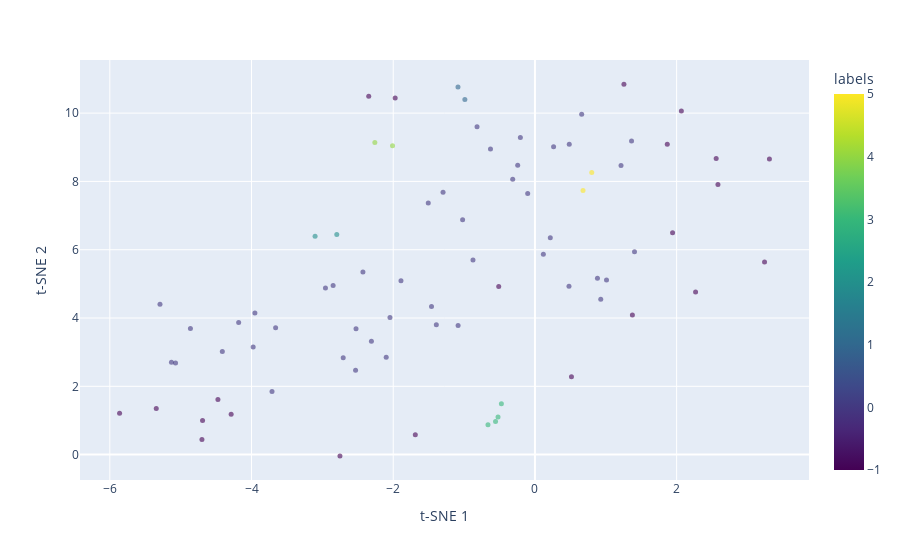

The notebook cell this image was saved under:
### Code cell
import os
import fitz
import pandas as pd
from sentence_transformers import SentenceTransformer
import matplotlib.pyplot as plt
import plotly.express as px
from sklearn.manifold import TSNE
import numpy as np
import re
from sklearn.cluster import DBSCAN
from sklearn.metrics import silhouette_score, davies_bouldin_score

def preprocess_text(text):
    text = text.lower()
    text = re.sub(r'\d+', '', text)  # remove digits
    return text.strip()

def read_pdf(file_path):
    document = fitz.open(file_path)
    text = ""
    for page_num in range(len(document)):
        page = document.load_page(page_num)
        text += page.get_text()
    return preprocess_text(text)

def read_pdfs_from_directory(directory):
    articles = []
    filenames = []
    for f in os.listdir(directory):
        if f.endswith(".pdf"):
            articles.append(read_pdf(os.path.join(directory, f)))
            filenames.append(f)
    if len(articles) == 0:
        raise ValueError("No PDF files found in the specified directory.")
    return articles, filenames


def plot_k_distance_graph(embeddings, k):
    nbrs = NearestNeighbors(n_neighbors=k).fit(embeddings)
    distances, indices = nbrs.kneighbors(embeddings)
    distance_dec = sorted(distances[:, k-1], reverse=True)
    plt.figure(figsize=(8, 4))
    plt.plot(distance_dec)
    plt.xlabel('Points')
    plt.ylabel('Distance')
    plt.title('K-Distance Graph')
    plt.show()
    

def compute_bert_embeddings(articles):
    model = SentenceTransformer('all-MiniLM-L6-v2')
    embeddings = model.encode(articles, convert_to_tensor=False)
    return embeddings

def apply_dbscan(embeddings, eps, min_samples):
    clustering = DBSCAN(eps=eps, min_samples=min_samples).fit(embeddings)
    labels = clustering.labels_
    
    # Number of clusters in labels, ignoring noise if present.
    n_clusters_ = len(set(labels)) - (1 if -1 in labels else 0)
    n_noise_ = list(labels).count(-1)
    if n_clusters_ > 2:
        print('Estimated number of clusters: %d' % n_clusters_)
        print('Estimated number of noise points: %d' % n_noise_)
        print("eps: ", eps," min sameples: ", min_samples)
        print()
    return labels

def visualize_tsne_interactive(embeddings, labels, filenames):
    tsne = TSNE(n_components=2, random_state=42)
    tsne_results = tsne.fit_transform(embeddings)
    
    df_tsne = pd.DataFrame(tsne_results, columns=['t-SNE 1', 't-SNE 2'])
    df_tsne['labels'] = labels
    df_tsne['titles'] = filenames

    fig = px.scatter(df_tsne, x='t-SNE 1', y='t-SNE 2', color='labels', hover_data=['titles'], color_continuous_scale=px.colors.sequential.Viridis)
    fig.update_traces(marker=dict(size=5, opacity=0.6), selector=dict(mode='markers'))
    fig.show()

def main():
    pdf_dir = "pdf"
    articles, filenames = read_pdfs_from_directory(pdf_dir)
    embeddings = compute_bert_embeddings(articles)
    plot_k_distance_graph(embeddings, 5)
    for i in range(20,200):
        for j in range(2,8):
            labels = apply_dbscan(embeddings, eps=i*1.0/100, min_samples=j)
            
            if i*1.0/100 == 0.91 and j == 2:        
                visualize_tsne_interactive(embeddings, labels, filenames)
                results_df = pd.DataFrame({'Filename': filenames, 'Cluster': labels})
                results_df.to_csv('Results_dbscan.csv', index=False)
                print("Results saved to 'Results_dbscan.csv'.")
    

if __name__ == "__main__":
    main()

### Figure 1 — Plotly figure (JSON) as saved in the notebook; plotly's stock layout.template omitted (floating-point values rounded to 4 significant figures)
{"data": [{"customdata": [["Estimating global production and supply costs for green hydrogen and hydrogen-based green energy commodities.pdf"], ["Risk-constrained stochastic scheduling for energy hub_ Integrating renewables, demand response, and electric vehicles.pdf"], ["Data-driven probabilistic machine learning in sustainable smart energy:smart energy systems_Key developments, challenges, and future research opportunities in the context of smart grid paradigm.pdf"], ["Enhancing resource efficiency through the utilization of the green bond market_An empirical analysis of Asian economies.pdf"], ["Model_Predictive_Current_Control_of_Nine-Phase_Open-End_Winding_PMSMs_With_an_Online_Virtual_Vector_Synthesis_Strategy.pdf"], ["Synergies and potential of hybrid solar photovoltaic-thermal desalination technologies.pdf"], ["Using electrolytic hydrogen production and energy storage for balancing a low carbon electricity grid_Scenario assessments for India.pdf"], ["Toward fostering environmental innovation in OECD countries-Do fiscal decentralization, carbon pricing, and renewable energy investments matter.pdf"], ["Semi-supervised adversarial discriminative learning approach for intelligent fault diagnosis of wind turbine.pdf"], ["Polyanion-type electrode materials for advanced sodium-ion batteries.pdf"], ["Voltage_Sensorless_Based_Model_Predictive_Control_With_Battery_Management_System_For_Solar_PV_Powered_On-Board_EV_Charging.pdf"], ["Fiber Optic Sensing Technologies for Battery Management Systems and Energy Storage Applications.pdf"], ["Role of power-to-gas in an integrated gas and electricity system in Great Britain.pdf"], ["Potential-Driven Restructuring of Cu Single Atoms to Nanoparticles for Boosting the Electrochemical Reduction of Nitrate to Ammonia.pdf"], ["Optimal economic scheduling of microgrids considering renewable energy sources based on energy hub model using demand response and improved water wave optimization algorithm.pdf"], ["The economics and the environmental benignity of different colors of hydrogen.pdf"], ["Techno-economic evaluation of hydrogen and ammonia as energy carriers in a multi-generation system.pdf"], ["Performance_Evaluation_Of_Grid-scale_Battery_Energy_Storage_System_Employing_Virtual_Synchronous_Generator_Control_For_Grid_Code_Compliance_In_Weak_Grids.pdf"], ["Research on the evolution of China’s photovoltaic technology innovation network from the perspective of patents.pdf"], ["Co doping regulating electronic structure of Bi2MoO6 to construct dual active sites for photocatalytic nitrogen fixation.pdf"], ["Environmental impact of renewable energy source based electrical power plants_Solar, wind, hydroelectric, biomass, geothermal, tidal, ocean, and osmotic.pdf"], ["Generation of green hydrogen using self-sustained regenerative fuel cells_ Opportunities and challenges.pdf"], ["The Impact of Economic Corridor and Tourism on Local Community’s Quality of Life under One Belt One Road Context.pdf"], ["Optimal day-ahead large-scale battery dispatch model for multi-regulation participation considering full timescale uncertainties.pdf"], ["ERA5_The new champion of wind power modelling?.pdf"], ["Photocatalytic H2O2 production Systems_Design strategies and environmental applications.pdf"], ["Optimal Prediction Intervals of Wind Power Generation.pdf"], ["Applications of Green Synthesized Metal Nanoparticles — a Review.pdf"], ["Strategies to save energy in the context of the energy crisis_a review.pdf"], ["Recent advancement and assessment of green hydrogen production technologies.pdf"], ["Weather Impact on Solar Farm Performance_A Comparative Analysis of Machine Learning Techniques.pdf"], ["Utilization of green ammonia as a hydrogen energy carrier for decarbonization in spark ignition engines.pdf"], ["Design and investigation of PV string:central architecture for bayesian fusion technique using grey wolf optimization and flower pollination optimized algorithm.pdf"], ["A review of carbon dots in synthesis strategy.pdf"], ["Highly efficient adsorption and removal bio-staining dye from industrial wastewater onto mesoporous Ag-MOFs.pdf"], ["Stochastic coordinated operation of wind and battery energy storage system considering battery degradation.pdf"], ["Sodium-Ion Battery Materials and Electrochemical Properties Reviewed.pdf"], ["Optimal Grid Flexibility Assessment for Integration of Variable Renewable-Based Electricity Generation.pdf"], ["Supplementary Materials for La- and Mn-doped cobalt spinel oxygen evolution catalyst for proton exchange membrane electrolysis.pdf"], ["Introduction to grid-scale battery energy storage system concepts and fire hazards.pdf"], ["A review on global warming potential, challenges and opportunities of renewable hydrogen production technologies.pdf"], ["A Prompt Decarbonization Pathway for Shipping_Green Hydrogen, Ammonia, and Methanol Production and Utilization in Marine Engines.pdf"], ["Electrolysis of low-grade and saline surface water.pdf"], ["Electrocatalytic seawater splitting_Nice designs, advanced strategies, challenges and perspectives.pdf"], ["Impacts of grid‐scale battery systems on power system operation, case of Baltic region.pdf"], ["Novel Pt-carbon core–shell decorated hierarchical CoMo2S4 as efficient electrocatalysts for alkaline:seawater hydrogen evolution reaction.pdf"], ["Investigating the role of nuclear power and battery storage in Hungary’s energy transition using hourly resolution electricity market simulations.pdf"], ["Techno-economic assessment of green hydrogen and ammonia production from wind and solar energy in Iran.pdf"], ["Arming Ru with Oxygen-Vacancy-Enriched RuO2 Sub-Nanometer Skin Activates Superior Bifunctionality for pH-Universal Overall Water Splitting.pdf"], ["Recent advances in ammonia synthesis technologies_Toward future zero carbon emissions.pdf"], ["An improved genetic algorithm based fractional open circuit voltage MPPT for solar PV systems.pdf"], ["A comprehensive study of renewable energy sources_Classifications, challenges and suggestions.pdf"], ["Modeling the linkage between climate-tech, energy transition, and CO2 emissions_Do environmental regulations matter?.pdf"], ["State-of-Charge_Balancing_Control_for_ON_OFF-Line_Internal_Cells_Using_Hybrid_Modular_Multi-Level_Converter_and_Parallel_Modular_Dual_L-Bridge_in_a_Grid-Scale_Battery_Energy_Storage_System.pdf"], ["Wind speed forecasting based on the hybrid ensemble empirical mode decomposition and GA-BP neural network method.pdf"], ["Tuning Mass Transport in Electrocatalysis Down to Sub-5 nm through Nanoscale Grade Separation.pdf"], ["Techno-economic optimization of hybrid photovoltaic:wind generation together with energy storage system in a stand-alone micro-grid subjected to demand response.pdf"], ["Real-Time_Energy_Storage_Management_for_Renewable_Integration_in_Microgrid_An_Off-Line_Optimization_Approach.pdf"], ["Solar Energy_Applications, Trends Analysis, Bibliometric Analysis and Research Contribution to Sustainable Development Goals (SDGs).pdf"], ["A short review on generation of green fuel hydrogen through water splitting.pdf"], ["The economics of global green ammonia trade – “Shipping Australian wind and sunshine to Germany”.pdf"], ["Defective TiO2−x for High-Performance Electrocatalytic NO Reduction toward Ambient NH3 Production.pdf"], ["Assessing new transmission and energy storage in achieving increasing renewable generation targets in a regional grid.pdf"], ["Feasibility study of an islanded microgrid in rural area consisting of PV, wind, biomass and battery energy storage system.pdf"], ["Detection of False Data Injection Attacks in Battery Stacks Using Input Noise-Aware Nonlinear State Estimation and Cumulative Sum Algorithms.pdf"], ["Green innovation, foreign investment and carbon emissions_a roadmap to sustainable development via green energy and energy efficiency for BRICS economies.pdf"], ["Race to carbon neutrality in South Africa_What role does environmental technological innovation play?.pdf"], ["Bacterial Growth-Induced Tobramycin Smart Release Self-Healing Hydrogel for Pseudomonas aeruginosa-Infected Burn Wound Healing.pdf"], ["Recent Progress in Rechargeable Sodium-Ion Batteries_toward High-Power Applications.pdf"], ["A review of solar hybrid photovoltaic-thermal (PV-T) collectors and systems.pdf"], ["The merit-order effect in the Italian power market_The impact of solar and wind generation on national wholesale electricity prices.pdf"], ["Rechargeable Zinc Alkaline Anodes for Long-Cycle Energy Storage.pdf"], ["Electrochemical C–N coupling of CO2 and nitrogenous small molecules for the electrosynthesis of organonitrogen compounds.pdf"], ["Challenges and Mitigation Measures in Power Systems with High Share of Renewables—The Australian Experience.pdf"], ["Electrode Blocking Due to Redox Reactions in Aluminum Chloride-Sodium Iodide Molten Salts.pdf"], ["Dealing with multiple decades of hourly wind and PV time series in energy models_ A comparison of methods to reduce time resolution and the planning implications of inter-annual variability.pdf"], ["Early prediction of battery degradation in grid-scale battery energy storage system using extreme gradient boosting algorithm.pdf"], ["A Perspective on the Overarching Role of Hydrogen, Ammonia, and Methanol Carbon-Neutral Fuels towards Net Zero Emission in the Next Three Decades.pdf"], ["The reformation of catalyst_From a trial-and-error synthesis to rational design.pdf"]], "hovertemplate": "t-SNE 1=%{x}<br>t-SNE 2=%{y}<br>titles=%{customdata[0]}<br>labels=%{marker.color}<extra></extra>", "legendgroup": "", "marker": {"color": [0, 0, 1, -1, -1, 2, 0, 0, 1, 3, -1, -1, 0, -1, 0, 0, 0, 0, 0, -1, 0, 0, -1, 0, 4, 0, -1, -1, -1, 0, 0, 0, 0, -1, 0, 0, 3, 0, -1, -1, 0, 0, 0, 0, 5, 0, 5, 0, 0, 0, -1, 0, 0, -1, -1, 0, 0, 0, 0, 0, 0, 0, 0, 0, -1, 0, 0, -1, 3, 2, -1, 3, -1, 0, -1, 4, 0, 0, -1], "coloraxis": "coloraxis", "opacity": 0.6, "size": 5, "symbol": "circle"}, "mode": "markers", "name": "", "orientation": "v", "showlegend": false, "type": "scatter", "x": [-1.392, -0.817, -0.9888, 1.375, 3.309, -2.797, -2.428, 1.01, -1.086, -0.6626, 2.558, 1.256, -2.848, -4.474, -0.6275, -2.046, -2.525, 1.215, 1.405, 3.241, -0.8743, -2.956, 2.267, 0.2632, -2.259, -4.862, -1.973, -5.345, -0.5111, -3.952, 0.2169, -2.308, -1.505, -5.862, -5.292, 0.4843, -0.5209, -0.2435, -4.287, 0.5154, -1.89, -2.099, -3.66, -3.977, 0.8018, -4.412, 0.6788, -1.46, -5.13, -2.706, 2.583, -1.021, 0.4806, 1.868, -2.346, -5.072, -0.3138, -0.2056, 0.1187, -4.181, -1.085, -3.711, -0.1022, -1.297, 2.067, 0.9288, 0.8823, -2.752, -0.5562, -3.103, 1.943, -0.4737, -4.691, 0.6596, -1.688, -2.01, 1.363, -2.532, -4.7], "xaxis": "x", "y": [3.806, 9.601, 10.4, 4.086, 8.658, 6.445, 5.344, 5.117, 10.76, 0.876, 8.675, 10.85, 4.955, 1.615, 8.949, 4.018, 3.688, 8.469, 5.938, 5.644, 5.701, 4.876, 4.764, 9.014, 9.14, 3.695, 10.44, 1.348, 4.924, 4.148, 6.351, 3.321, 7.372, 1.215, 4.404, 9.091, 1.099, 8.477, 1.179, 2.283, 5.092, 2.854, 3.717, 3.152, 8.261, 3.018, 7.734, 4.34, 2.704, 2.838, 7.909, 6.876, 4.931, 9.091, 10.49, 2.681, 8.063, 9.282, 5.867, 3.867, 3.782, 1.849, 7.646, 7.684, 10.06, 4.55, 5.167, -0.03678, 0.9669, 6.396, 6.496, 1.487, 0.9982, 9.965, 0.5853, 9.045, 9.187, 2.474, 0.4449], "yaxis": "y"}], "layout": {"coloraxis": {"colorbar": {"title": {"text": "labels"}}, "colorscale": [[0, "#440154"], [0.1111, "#482878"], [0.2222, "#3e4989"], [0.3333, "#31688e"], [0.4444, "#26828e"], [0.5556, "#1f9e89"], [0.6667, "#35b779"], [0.7778, "#6ece58"], [0.8889, "#b5de2b"], [1, "#fde725"]]}, "legend": {"tracegroupgap": 0}, "margin": {"t": 60}, "xaxis": {"anchor": "y", "domain": [0, 1], "title": {"text": "t-SNE 1"}}, "yaxis": {"anchor": "x", "domain": [0, 1], "title": {"text": "t-SNE 2"}}}}
